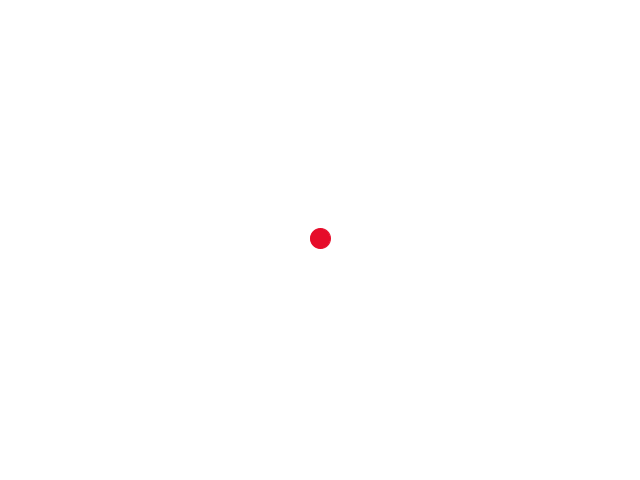
Frame 1 (no input)
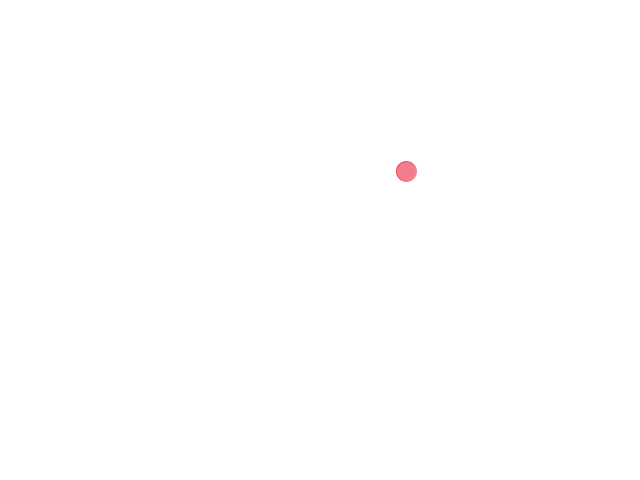
Frame 60 (the mouse pressed at the canvas centre just before this capture)
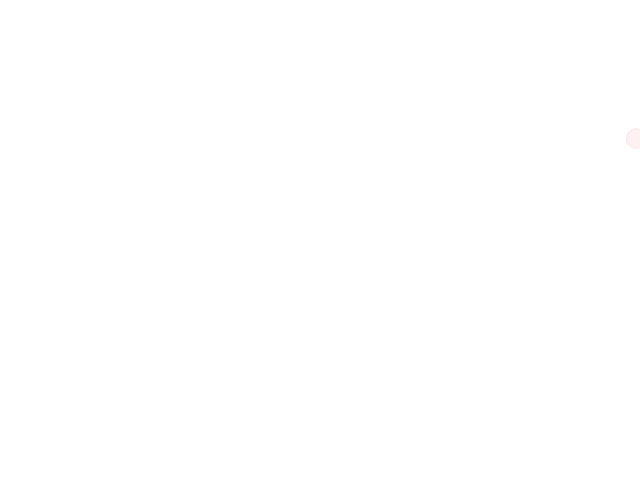
Frame 120 (the mouse held since frame 60 and released just before this capture)

The Processing sketch that drew these frames (run headless with seeded random() and noise(); from frame 60 on, the mouse is pressed at the canvas centre):

// Processing sketch: SimpleParticle
// ── SimpleParticle.pde
Particle p;

void setup() {
  //frameRate(60);
  size(640, 480);
  background(255);
  p = new Particle(new PVector(width/2, height/2));
}

void draw() {
  background(255);
  p.run();
  p.applyForce(new PVector(0.04, 0.01));
  if (p.isDead()) {
    println("shit. i'm dead x_x");
    p = new Particle(new PVector(width/2, height/2));
  }
}

// ── Particle.pde
class Particle {
  PVector location;
  PVector velocity;
  PVector acceleration;
  float lifespan;
  
  Particle(PVector l) {
    this.location = l.copy();
    this.velocity = new PVector(random(-1, 1), random(-2, 0));
    this.acceleration = new PVector(0, 0.05);
    lifespan = 255;
  }
  
  void run() {
    this.update();
    this.display();
  }
  
  void update() {
    this.location.add(this.velocity);
    this.velocity.add(this.acceleration);
    this.acceleration.mult(0);
    lifespan -= 2.0;
  }
  
  void applyForce(PVector p) {
    this.acceleration.add(p);
  }
  
  void display() {
    stroke(230, 10, 40, lifespan);
    fill(230, 10, 40, lifespan);
    ellipse(this.location.x, this.location.y, 20, 20);
  }
  
  boolean isDead() {
    if (this.lifespan <= 0.0) {
      return true;
    } else {
      return false;
    }
  }
}
